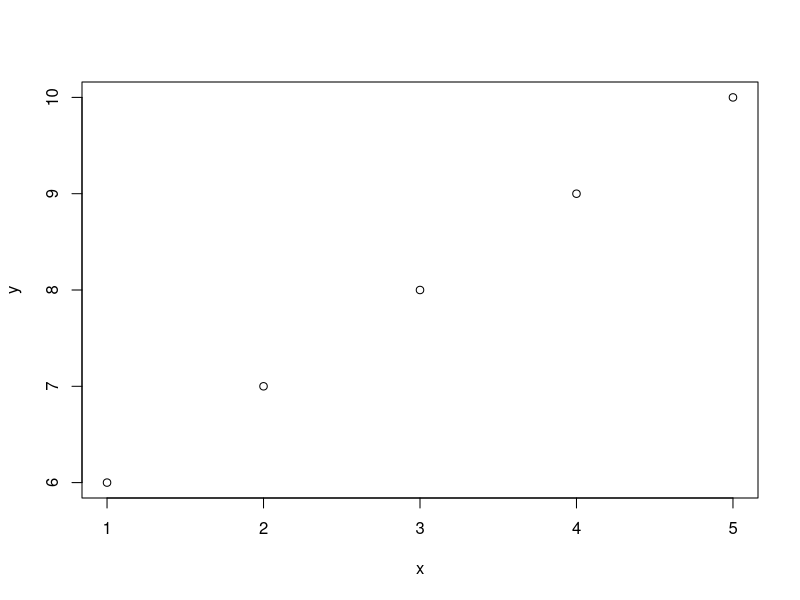
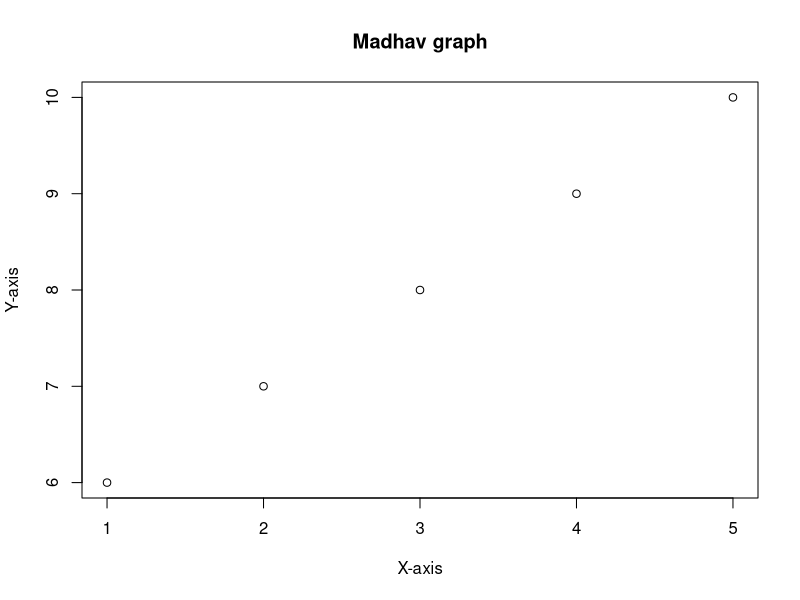
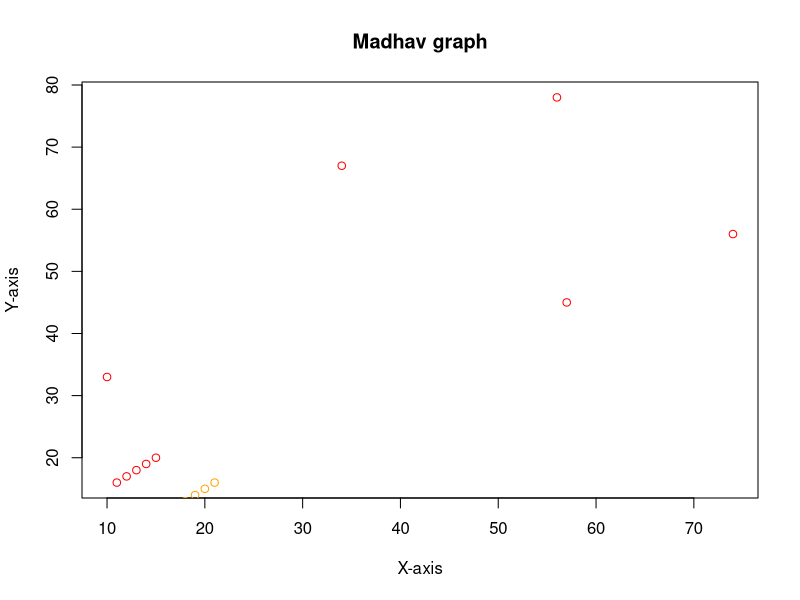

R code for these plots, in order:
# scatter plot

# the plot() function is used to plot numbers against each other.
# a scatter plot is a type of plot used to display the relationship between two numerical variables, and plot one dot for each observation.

# it needs two vectors of same length, one for the x-axis and one for the y-axis.

x<-c(1,2,3,4,5)
y<-c(6,7,8,9,10)
plot(x,y)

plot(x,y,main = "Madhav graph",xlab = "X-axis",ylab = "Y-axis")


# compare plots

# to compare the plot with another plot, use the points() function. 

x1<-c(11,12,13,14,15,10,74,56,57,34)
y1<-c(16,17,18,19,20,33,56,78,45,67)
x2<-c(16,17,18,19,20,21)
y2<-c(11,12,13,14,15,16)
plot(x1,y1,main = "Madhav graph",xlab = "X-axis",ylab = "Y-axis",col="red",cex=1)
points(x2,y2,col="orange",cex=1)



